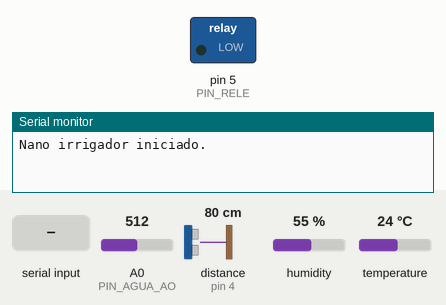
Recording of a sketch running on a simulated Arduino Nano, built with avr-gcc and run on an emulated ATmega328P. Parts: switched loads named in the sketch (green lamp = pin HIGH), the last lines printed to the serial monitor. The test bench sets the inputs (shaded band); at power-on: A0 (PIN_AGUA_AO) = 512, distance to the obstacle (sensor on pin 4) 80 cm, humidity 55 %, temperature 24 °C. The echo pulse lasts 58.3 µs per cm; pins used as bus, display or sensor lines are not drawn.

Above: at 1.2 s.
1.3 s: "C:1\n" received over the second serial link
At 5.8 s:
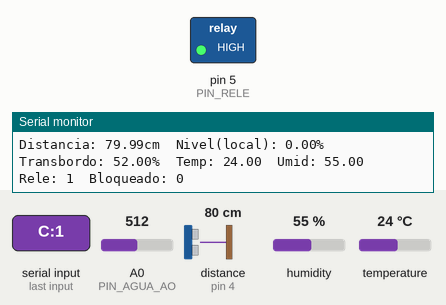
6.7 s: A0 (PIN_AGUA_AO) set to 635
11.4 s: A0 (PIN_AGUA_AO) set to 665
At 15.8 s:
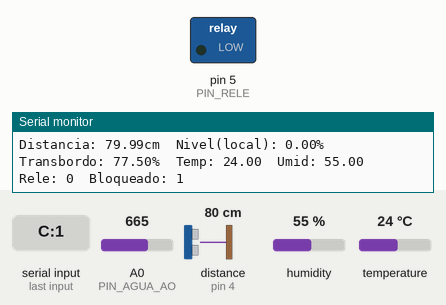
Timing chart, 0 to 17.3 s (numbered marks = the images above; inputs shaded):
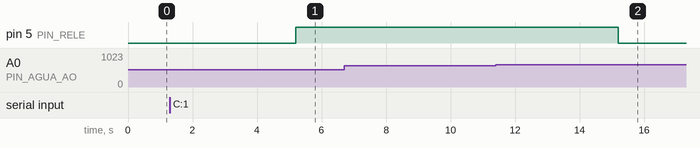

The sketch:

nano_irrigacao.ino
```cpp
/*
  ====================================================================
  IRRIGADOR COM NÍVEL - Firmware do ARDUINO NANO
  ====================================================================
  Função deste Nano:
    - Ler o nível da caixa d'água (HC-SR04)
    - Ler temperatura e umidade (DHT11)
    - Ler o Nível de Transbordo (HW-038), como indicador percentual
      (0-100%) de quanto o reservatório de destino/transbordo está cheio
    - Acionar o relé da bomba (HW-482), com travas de segurança
    - Conversar com o ESP01 por serial (SoftwareSerial), que é quem
      fala com a internet/Firebase e decide QUANDO ligar a bomba
      (botão do site ou horário programado)

  O Nano NUNCA decide "por que" ligar a bomba - isso é do ESP01/site.
  O Nano decide "se pode" ligar (trava de tempo máximo e trava de
  transbordo), o que é essencial para não estragar a bomba e não
  alagar nada caso a internet/ESP01 trave.

  Sobre o HW-038 (Nível de Transbordo): este sensor não é mais usado como
  trava de "bomba a seco". Ele virou um indicador de transbordo - ao
  chegar em 50% o dashboard mostra o alarme "Rega Completa", e ao chegar
  em 75% a bomba é desligada automaticamente por segurança (só liga de
  novo depois de um comando explícito de "desligar" vindo do site).

  Bibliotecas necessárias (Gerenciador de Bibliotecas do Arduino IDE):
    - "DHT sensor library" (Adafruit)
    - "Adafruit Unified Sensor" (dependência da acima)
  (SoftwareSerial já vem com o Arduino IDE, não precisa instalar)

  ====================================================================
  MAPA DE PINOS DO NANO
  ====================================================================
    D2  -> DHT11 DATA
    D3  -> HC-SR04 TRIG
    D4  -> HC-SR04 ECHO
    A0  -> HW-038 (pino "S" / saída analógica) - indicador de Nível de Transbordo
    D5  -> HW-482 IN (sinal do relé)
    D8  -> SoftwareSerial RX  <- ESP01 TX (ligação direta)
    D9  -> SoftwareSerial TX  -> divisor de tensão (1k+2k) -> ESP01 RX
    5V / GND -> alimentação do DHT11, HC-SR04, HW-482 e HW-038

  IMPORTANTE: o ESP01 é alimentado por uma fonte 3.3V À PARTE (não pelo
  Nano), mas o GND do ESP01 tem que ser o MESMO GND do Nano.
  Veja o diagrama de ligação (wiring_diagram.svg) e o README para os
  detalhes completos, incluindo a parte de segurança elétrica da bomba
  AC 127/220V.
  ====================================================================
*/

#include <SoftwareSerial.h>
#include <DHT.h>

// ---------------- Pinos ----------------
#define PIN_DHT        2
#define PIN_TRIG       3
#define PIN_ECHO       4
#define PIN_AGUA_AO    A0
#define PIN_RELE       5
#define PIN_SS_RX      8   // <- ESP01 TX
#define PIN_SS_TX      9   // -> divisor -> ESP01 RX

#define DHTTYPE DHT11

// ---------------- Calibração da caixa d'água ----------------
// Medidas informadas: altura útil = 25 cm, sensor montado 5 cm acima
// do nível máximo de água (olhando pra baixo).
//
// IMPORTANTE: estas constantes são usadas SÓ para o cálculo de nível
// mostrado aqui no Monitor Serial (debug local). O nível/volume que
// aparece no DASHBOARD é calculado pelo ESP01, com as medidas que você
// configura direto no site (card "Configuração da caixa d'água") - isso
// permite reaproveitar este mesmo firmware em qualquer caixa d'água sem
// precisar regravar o Nano. O Nano só manda a DISTÂNCIA BRUTA (cm) lida
// pelo sensor; quem transforma isso em % e litros é o ESP01.
const float SENSOR_ATE_NIVEL_MAX_CM = 5.0;   // distância do sensor até a água quando a caixa está CHEIA
const float ALTURA_UTIL_CM          = 25.0;  // altura útil (nível máximo até o fundo)
const float SENSOR_ATE_VAZIA_CM     = SENSOR_ATE_NIVEL_MAX_CM + ALTURA_UTIL_CM; // distância quando VAZIA (30 cm)
const float VOLUME_TOTAL_LITROS     = 5.0;   // volume da caixa (aprox., assume seção uniforme)

// Zona morta de segurança perto do sensor (o HC-SR04 tem alcance mínimo
// de ~2 cm; como o nível cheio já fica a 5 cm, deixamos uma margem).
const float MARGEM_CHEIO_CM = 1.0;

// ---------------- Calibração do Nível de Transbordo (HW-038) ----------------
// O HW-038 é um sensor resistivo: conforme a água sobe e cobre mais
// trilhas, a leitura analógica no pino "S" varia de forma gradual - por
// isso dá pra usar como indicador de PERCENTUAL, não só um sim/não.
// Para calibrar: abra o Monitor Serial, anote a leitura bruta (0-1023)
// com o sensor seco e depois totalmente submerso na altura máxima que
// você quer monitorar, e ajuste os dois valores abaixo.
const int LEITURA_SECA_TRANSBORDO  = 200;  // leitura aproximada com o sensor seco
const int LEITURA_CHEIA_TRANSBORDO = 800;  // leitura aproximada com o sensor totalmente molhado

// A partir de que % o dashboard mostra o alarme "Rega Completa"
const float TRANSBORDO_LIMIAR_ALARME_PCT = 50.0;

// A partir de que % a bomba é desligada automaticamente por segurança
// (evita transbordamento). Só liga de novo depois de um comando explícito
// de "desligar" vindo do ESP01 (mesma lógica da trava de tempo máximo).
const float TRANSBORDO_LIMIAR_DESLIGA_PCT = 75.0;

// ---------------- Relé / bomba: travas de segurança ----------------
// Alguns módulos de relé de 1 canal (como o HW-482) acionam em NÍVEL
// ALTO no IN, outros (bem comuns) acionam em NÍVEL BAIXO (invertido).
// Teste com a bomba/carga DESLIGADA da rede primeiro: se o relé ligar
// "trocado" (ativa quando devia desativar), troque HIGH<->LOW abaixo.
#define RELE_NIVEL_ATIVO   HIGH   // <-- ajuste aqui se o seu módulo for invertido

// Tempo máximo contínuo com a bomba ligada, MESMO que o ESP01 mande
// ligar continuamente. Protege contra travamento de software / Firebase
// fora do ar com comando "ligado" preso.
const unsigned long TEMPO_MAX_LIGADO_MS = 2UL * 60UL * 1000UL; // 2 minutos

// Se o Nano ficar esse tempo sem receber NENHUM comando válido do ESP01,
// desliga a bomba por segurança (rede caiu, ESP01 travou, cabo solto, etc).
const unsigned long TIMEOUT_COMUNICACAO_MS = 60UL * 1000UL; // 60 segundos

// Intervalo de leitura/relato dos sensores
const unsigned long INTERVALO_LEITURA_MS = 5000UL;

// ---------------- Objetos ----------------
DHT dht(PIN_DHT, DHTTYPE);
SoftwareSerial espSerial(PIN_SS_RX, PIN_SS_TX); // RX, TX

// ---------------- Estado ----------------
bool releLigado = false;
bool comandoDesejado = false;     // último comando recebido do ESP01 (0/1)
unsigned long releLigadoDesde = 0;
unsigned long ultimoComandoRecebidoEm = 0;
unsigned long ultimaLeituraEm = 0;
bool precisaTransicaoParaRearmar = false; // exige C:0 depois de um corte de segurança

String bufferSerial = "";

void setup() {
  Serial.begin(9600);        // Monitor Serial (USB) - debug
  espSerial.begin(9600);     // Serial por software até o ESP01

  // Define o pino do relé como DESLIGADO antes de virar OUTPUT,
  // pra não dar um pulso de "ligado" durante o boot/reset.
  digitalWrite(PIN_RELE, RELE_NIVEL_ATIVO == HIGH ? LOW : HIGH);
  pinMode(PIN_RELE, OUTPUT);
  digitalWrite(PIN_RELE, RELE_NIVEL_ATIVO == HIGH ? LOW : HIGH);

  pinMode(PIN_TRIG, OUTPUT);
  pinMode(PIN_ECHO, INPUT);
  digitalWrite(PIN_TRIG, LOW);

  dht.begin();

  Serial.println(F("Nano irrigador iniciado."));
}

// ---------------- Leitura HC-SR04 (com filtro de mediana) ----------------
float lerDistanciaCm() {
  const int N = 5;
  float leituras[N];
  int validas = 0;

  for (int i = 0; i < N; i++) {
    digitalWrite(PIN_TRIG, LOW);
    delayMicroseconds(3);
    digitalWrite(PIN_TRIG, HIGH);
    delayMicroseconds(10);
    digitalWrite(PIN_TRIG, LOW);

    unsigned long duracao = pulseIn(PIN_ECHO, HIGH, 30000UL); // timeout 30ms (~5m)
    if (duracao > 0) {
      float distancia = duracao * 0.0343 / 2.0; // cm
      leituras[validas++] = distancia;
    }
    delay(30);
  }

  if (validas == 0) return -1.0; // sensor não respondeu

  // ordena (bubble sort simples, N é pequeno) e pega a mediana
  for (int i = 0; i < validas - 1; i++) {
    for (int j = 0; j < validas - i - 1; j++) {
      if (leituras[j] > leituras[j + 1]) {
        float tmp = leituras[j];
        leituras[j] = leituras[j + 1];
        leituras[j + 1] = tmp;
      }
    }
  }
  return leituras[validas / 2];
}

float calcularNivelPercentual(float distanciaCm) {
  if (distanciaCm < 0) return -1.0; // erro de leitura

  if (distanciaCm <= (SENSOR_ATE_NIVEL_MAX_CM - MARGEM_CHEIO_CM)) return 100.0;
  if (distanciaCm >= SENSOR_ATE_VAZIA_CM) return 0.0;

  float nivel = (SENSOR_ATE_VAZIA_CM - distanciaCm) / ALTURA_UTIL_CM * 100.0;
  if (nivel < 0) nivel = 0;
  if (nivel > 100) nivel = 100;
  return nivel;
}

// ---------------- Nível de Transbordo (HW-038), em % ----------------
float calcularTransbordoPercentual(int leitura) {
  int faixa = LEITURA_CHEIA_TRANSBORDO - LEITURA_SECA_TRANSBORDO;
  if (faixa <= 0) return 0;
  float pct = (float)(leitura - LEITURA_SECA_TRANSBORDO) / faixa * 100.0;
  if (pct < 0) pct = 0;
  if (pct > 100) pct = 100;
  return pct;
}

// ---------------- Processa uma linha recebida do ESP01 ----------------
// Formato esperado: "C:0" ou "C:1"
void processarLinhaEsp(String linha) {
  linha.trim();
  if (linha.length() < 3) return;
  if (linha.charAt(0) != 'C' || linha.charAt(1) != ':') return;

  char c = linha.charAt(2);
  if (c != '0' && c != '1') return;

  comandoDesejado = (c == '1');
  ultimoComandoRecebidoEm = millis();

  if (comandoDesejado == false) {
    precisaTransicaoParaRearmar = false; // recebeu um "desligar" explícito, pode rearmar depois
  }
}

void lerSerialEsp() {
  while (espSerial.available()) {
    char c = espSerial.read();
    if (c == '\n') {
      processarLinhaEsp(bufferSerial);
      bufferSerial = "";
    } else if (c != '\r') {
      bufferSerial += c;
      if (bufferSerial.length() > 40) bufferSerial = ""; // proteção contra lixo/overflow
    }
  }
}

// ---------------- Aplica a lógica de segurança e aciona o relé ----------------
void atualizarRele(float transbordoPct) {
  unsigned long agora = millis();
  bool estavaLigada = releLigado; // captura ANTES de qualquer mudança nesta chamada

  bool semComandoRecente =
      (ultimoComandoRecebidoEm == 0) ||
      (agora - ultimoComandoRecebidoEm > TIMEOUT_COMUNICACAO_MS);

  bool bloqueadoPorTransbordo = (transbordoPct >= TRANSBORDO_LIMIAR_DESLIGA_PCT);

  bool podeLigar = comandoDesejado && !semComandoRecente && !precisaTransicaoParaRearmar && !bloqueadoPorTransbordo;

  if (podeLigar && !releLigado) {
    // Liga a bomba
    releLigado = true;
    releLigadoDesde = agora;
    digitalWrite(PIN_RELE, RELE_NIVEL_ATIVO);
  } else if (!podeLigar && releLigado) {
    // Desliga a bomba
    releLigado = false;
    digitalWrite(PIN_RELE, RELE_NIVEL_ATIVO == HIGH ? LOW : HIGH);
  }

  // Trava de tempo máximo contínuo ligado
  if (releLigado && (agora - releLigadoDesde > TEMPO_MAX_LIGADO_MS)) {
    releLigado = false;
    digitalWrite(PIN_RELE, RELE_NIVEL_ATIVO == HIGH ? LOW : HIGH);
    precisaTransicaoParaRearmar = true; // só liga de novo depois de um C:0 explícito
    Serial.println(F("[SEGURANCA] Tempo maximo ligado atingido - bomba desligada."));
  }

  // Trava de Nível de Transbordo: se a bomba estava ligada e o nível
  // cruzou o limiar agora, exige um comando explícito de "desligar" do
  // ESP01 antes de religar (evita ligar/desligar repetidamente perto do
  // limiar - "chattering" do relé).
  if (estavaLigada && bloqueadoPorTransbordo) {
    precisaTransicaoParaRearmar = true;
    Serial.println(F("[SEGURANCA] Nivel de transbordo atingido - bomba desligada."));
  }

  // Sem comunicação com o ESP01 -> desliga por segurança
  if (releLigado && semComandoRecente) {
    releLigado = false;
    digitalWrite(PIN_RELE, RELE_NIVEL_ATIVO == HIGH ? LOW : HIGH);
    Serial.println(F("[SEGURANCA] Sem comunicacao com ESP01 - bomba desligada."));
  }
}

void loop() {
  lerSerialEsp();

  unsigned long agora = millis();
  if (agora - ultimaLeituraEm >= INTERVALO_LEITURA_MS) {
    ultimaLeituraEm = agora;

    float distancia = lerDistanciaCm();
    float nivelPct = calcularNivelPercentual(distancia);

    float temperatura = dht.readTemperature();
    float umidade = dht.readHumidity();
    bool dhtOk = !(isnan(temperatura) || isnan(umidade));

    int leituraTransbordo = analogRead(PIN_AGUA_AO);
    float transbordoPct = calcularTransbordoPercentual(leituraTransbordo);

    atualizarRele(transbordoPct);

    bool bloqueadoPorTransbordo = comandoDesejado &&
        (transbordoPct >= TRANSBORDO_LIMIAR_DESLIGA_PCT || precisaTransicaoParaRearmar);

    // Monta e envia a linha de status pro ESP01:
    // D:<distancia_bruta_cm>,<temp>,<umid>,<transbordo_pct>,<rele 0/1>,<bloqueado 0/1>
    // A distância bruta (sem transformar em %) é o que permite o ESP01
    // calcular o nível usando as medidas configuradas no dashboard.
    espSerial.print("D:");
    espSerial.print(distancia >= 0 ? distancia : -1, 1);
    espSerial.print(",");
    espSerial.print(dhtOk ? temperatura : -99, 1);
    espSerial.print(",");
    espSerial.print(dhtOk ? umidade : -99, 1);
    espSerial.print(",");
    espSerial.print(transbordoPct, 1);
    espSerial.print(",");
    espSerial.print(releLigado ? 1 : 0);
    espSerial.print(",");
    espSerial.print(bloqueadoPorTransbordo ? 1 : 0);
    espSerial.print("\n");

    // Debug via USB (nivel local, só para conferência - o dashboard usa o
    // cálculo do ESP01 com as medidas configuradas no site)
    Serial.print(F("Distancia: ")); Serial.print(distancia);
    Serial.print(F("cm  Nivel(local): ")); Serial.print(nivelPct);
    Serial.print(F("%  Transbordo: ")); Serial.print(transbordoPct);
    Serial.print(F("%  Temp: ")); Serial.print(temperatura);
    Serial.print(F("  Umid: ")); Serial.print(umidade);
    Serial.print(F("  Rele: ")); Serial.print(releLigado);
    Serial.print(F("  Bloqueado: ")); Serial.println(bloqueadoPorTransbordo);
  }
}
```

Measured:
- the behaviour switches between 649 and 650 on A0 (PIN_AGUA_AO) (found by bisection; images 1 and 2)
- after the input at 1.3 s, pin 5 (PIN_RELE): LOW → HIGH after 3.9 s
- after the input at 11.4 s, pin 5 (PIN_RELE): HIGH → LOW after 3.8 s
